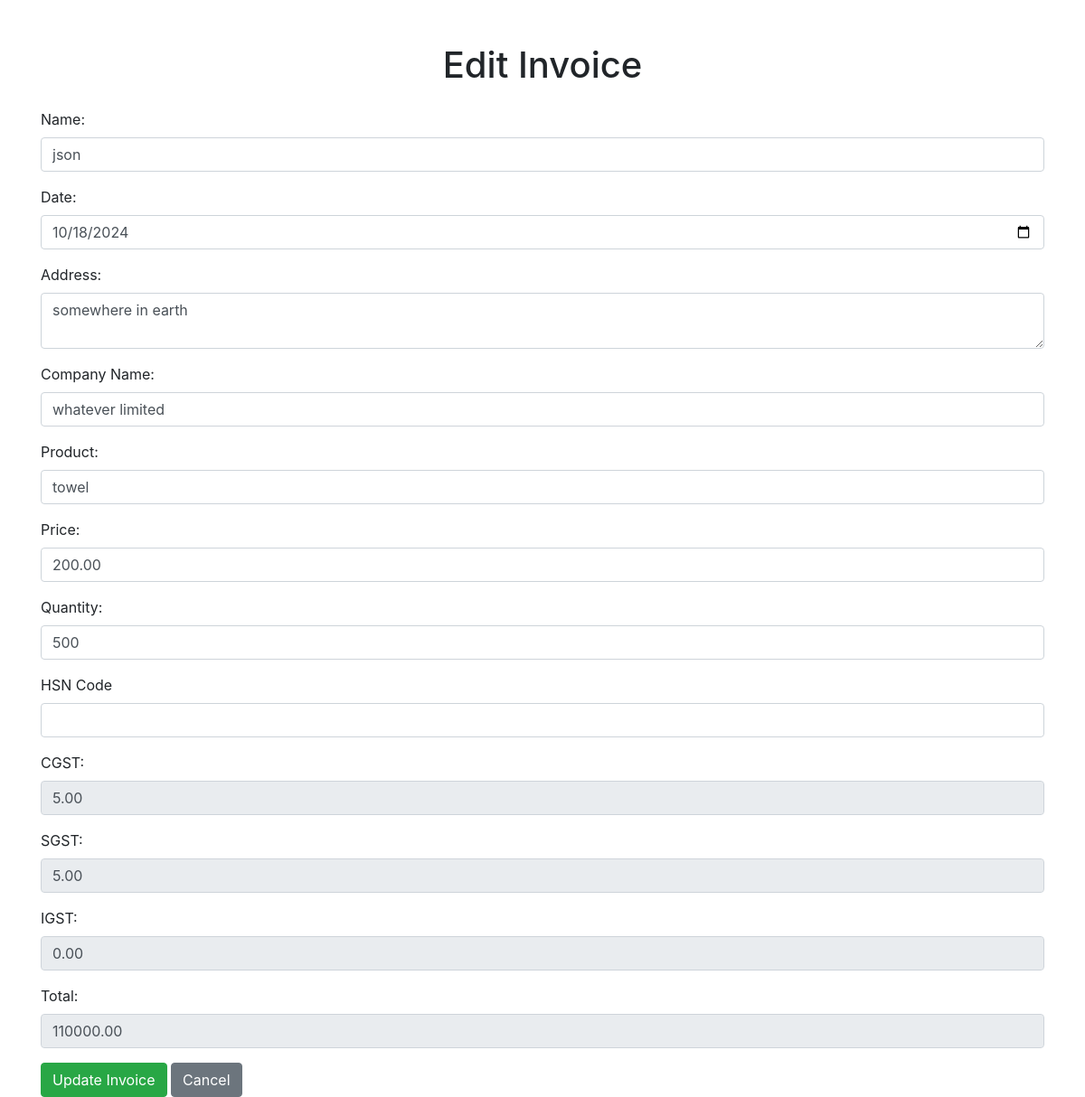
/public/edit_invoice.php?id=7 (signed in), run on the app's committed database.
### tables this page shows
CREATE TABLE `tax_invoice` (
  `id` int(11) NOT NULL,
  `user_id` int(11) DEFAULT NULL,
  `name` varchar(100) DEFAULT NULL,
  `company_name` varchar(100) DEFAULT NULL,
  `address` text DEFAULT NULL,
  `state` varchar(100) DEFAULT NULL,
  `product_name` varchar(100) DEFAULT NULL,
  `price` decimal(10,2) DEFAULT NULL,
  `quantity` int(11) DEFAULT NULL,
  `gst_rate` decimal(5,2) DEFAULT NULL,
  `cgst` decimal(5,2) DEFAULT NULL,
  `sgst` decimal(5,2) DEFAULT NULL,
  `igst` decimal(5,2) DEFAULT NULL,
  `total` decimal(10,2) DEFAULT NULL,
  `date` date DEFAULT NULL,
  `hsn_code` varchar(100) DEFAULT NULL,
  `gstin` varchar(15) DEFAULT NULL
);

### public/edit_invoice.php (the view, shortened to what this page needs)
<?php
require "../config/database.php";
if (isset($_GET['id'])) {
    $invoice_id = $_GET['id'];
    $stmt = $pdo->prepare("SELECT * FROM tax_invoice WHERE id = ? AND user_id = ?");
    $stmt->execute([$invoice_id, $_SESSION['user_id']]);
    $invoice = $stmt->fetch(PDO::FETCH_ASSOC);
} else {
    echo "No invoice ID provided.";
    exit();
}
?>
<!DOCTYPE html>
<html lang="en">
<head>
    <link rel="stylesheet" href="styles.css">
    <?php include "../linkcss.php" ?>
    <link rel="stylesheet" href="https://stackpath.bootstrapcdn.com/bootstrap/4.5.2/css/bootstrap.min.css">
</head>
<body>
    <div class="container mt-5">
        <h1 class="text-center mb-4">Edit Invoice</h1>
        <form action="edit_invoice.php?id=<?= $invoice_id ?>" method="POST">
            <div class="form-group">
                <label for="name">Name:</label>
                <input type="text" class="form-control" name="name" value="<?= htmlspecialchars($invoice['name']); ?>" required>
            </div>
            <div class="form-group">
                <label for="date">Date:</label>
                <input type="date" class="form-control" name="date" value="<?= htmlspecialchars($invoice['date']); ?>" required>
            </div>
            <div class="form-group">
                <label for="address">Address:</label>
                <textarea class="form-control" name="address" required><?= htmlspecialchars($invoice['address']); ?></textarea>
            </div>
            <div class="form-group">
                <label for="company_name">Company Name:</label>
                <input type="text" class="form-control" name="company_name" value="<?= htmlspecialchars($invoice['company_name']); ?>" required>
            </div>
            <div class="form-group">
                <label for="product_name">Product:</label>
                <input type="text" class="form-control" id="product_name" name="product_name" value="<?= htmlspecialchars($invoice['product_name']); ?>" oninput="fetchHSN()" required>
            </div>
            <div class="form-group">
                <label for="price">Price:</label>
                <input type="number" class="form-control" id="price" name="price" value="<?= htmlspecialchars($invoice['price']); ?>" oninput="calculateTotal()" required>
            </div>
            <div class="form-group">
                <label for="quantity">Quantity:</label>
                <input type="number" class="form-control" id="quantity" name="quantity" value="<?= htmlspecialchars($invoice['quantity']); ?>" oninput="calculateTotal()" required>
            </div>
            <div class="form-group">
                <label for="hsn_code">HSN Code</label>
                <input type="text" class="form-control" id="hsn_code" name="hsn_code" value="<?= isset($invoice['hsn_code']) ? htmlspecialchars($invoice['hsn_code']) : ''; ?>" required>
            </div>
            <div class="form-group">
                <label for="cgst">CGST:</label>
                <input type="number" class="form-control" id="cgst" name="cgst" step="0.01" value="<?= htmlspecialchars($invoice['cgst']); ?>" oninput="calculateTotal()" readonly>
            </div>
            <div class="form-group">
                <label for="sgst">SGST:</label>
                <input type="number" class="form-control" id="sgst" name="sgst" step="0.01" value="<?= htmlspecialchars($invoice['sgst']); ?>" oninput="calculateTotal()" readonly>
            </div>
            <div class="form-group">
                <label for="igst">IGST:</label>
                <input type="number" class="form-control" id="igst" name="igst" step="0.01" value="<?= htmlspecialchars($invoice['igst']); ?>" oninput="calculateTotal()" readonly>
            </div>
            <div class="form-group">
                <label for="total">Total:</label>
                <input type="number" class="form-control" id="total" name="total" value="<?= htmlspecialchars($invoice['total']); ?>" readonly>
            </div>
            <button type="submit" class="btn btn-success">Update Invoice</button>
            <a href="invoice_list.php" class="btn btn-secondary">Cancel</a>
        </form>
    </div>
</body>
</html>

### css/styles.css (style rules this page uses)
body { padding: 0; background-color: #00a65a; }
.btn-success { background-color: #009966; border-color: #009966; }

### data on the page
tax_invoice: name "json", date "10/18/2024", address "somewhere in earth", company_name "whatever limited", product_name "towel", price "200.00", quantity "500", cgst "5.00", sgst "5.00", igst "0.00", total "110000.00"
